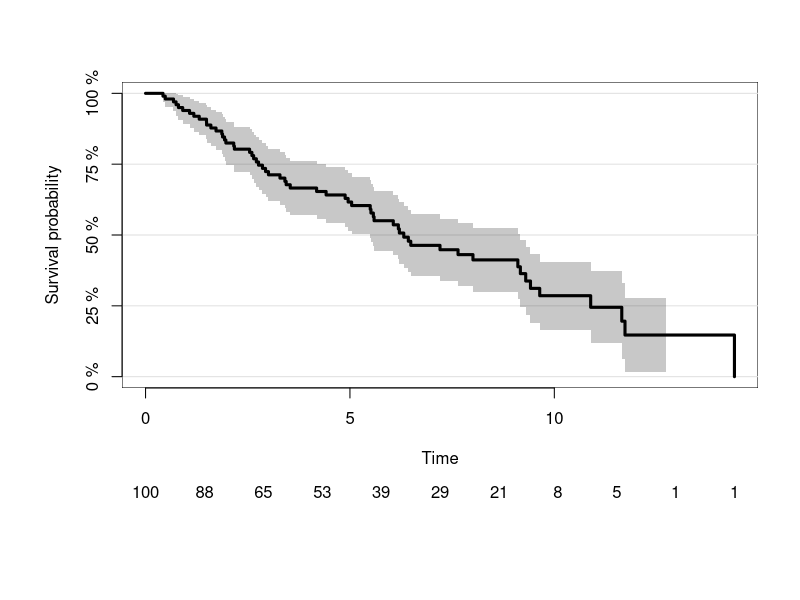
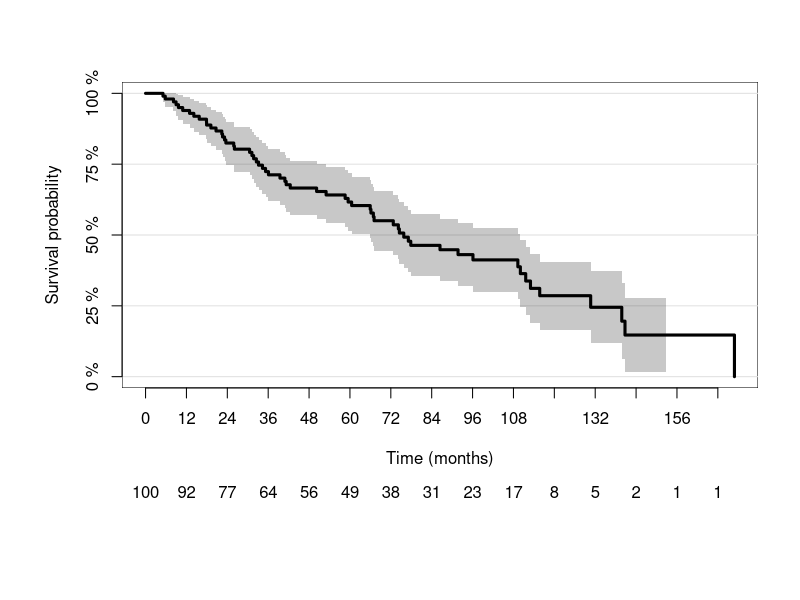
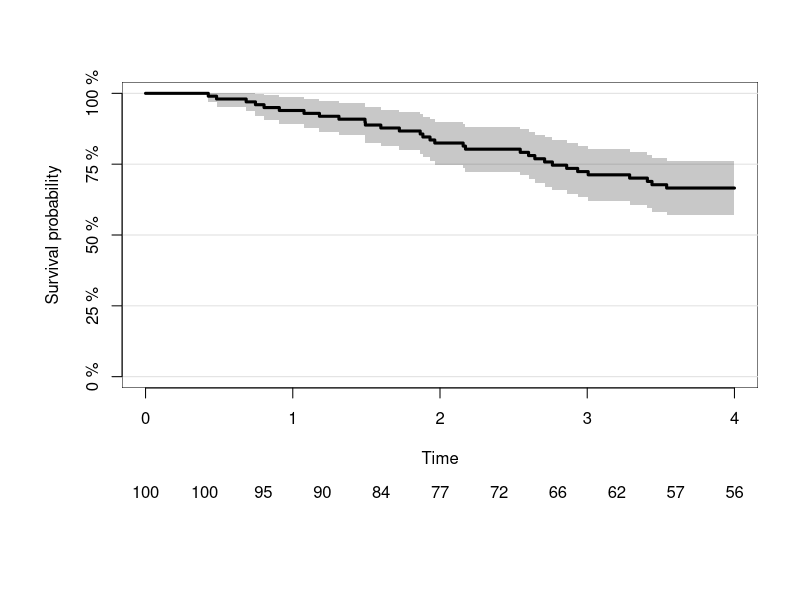
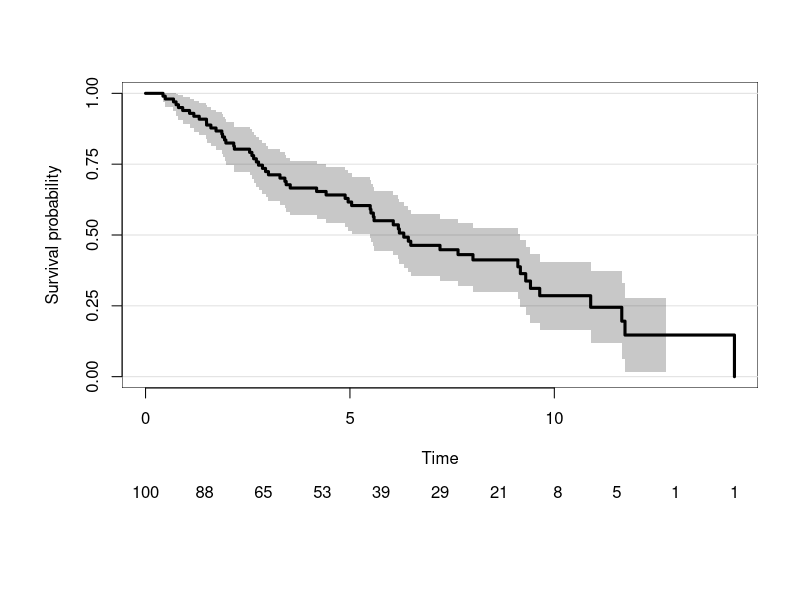
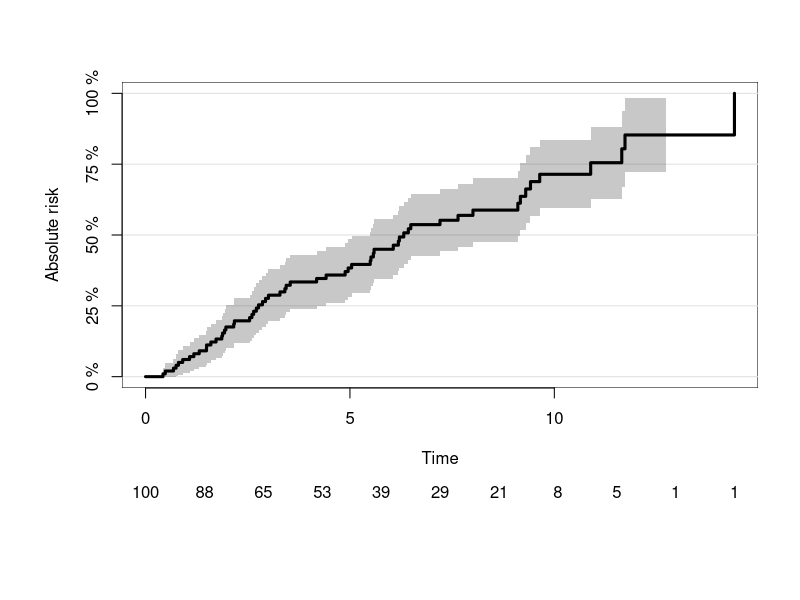
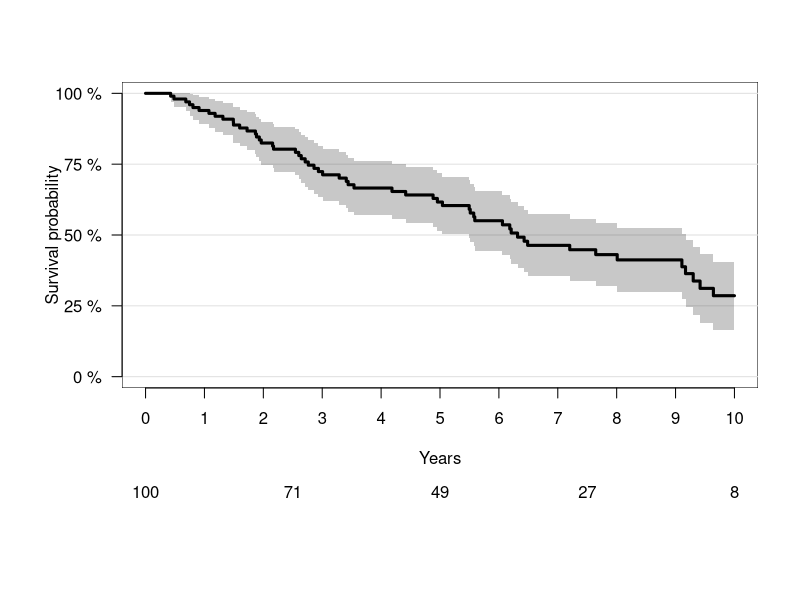
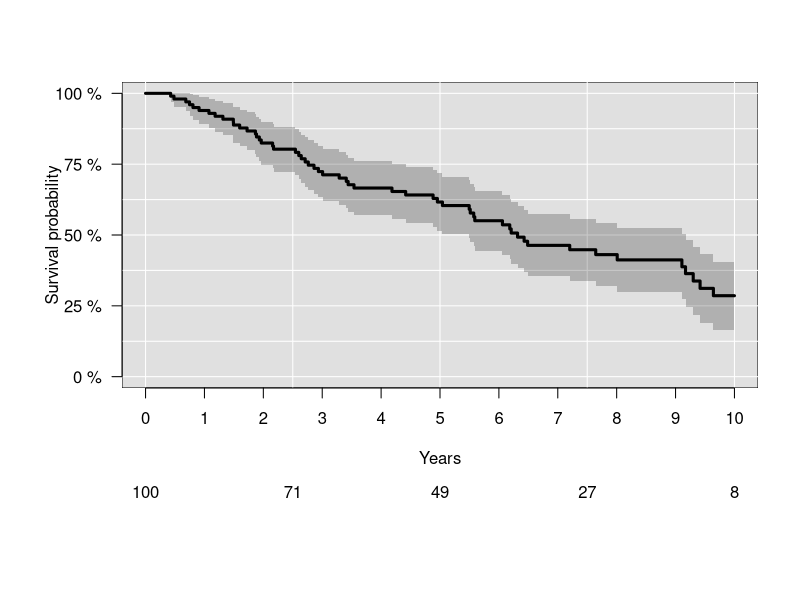
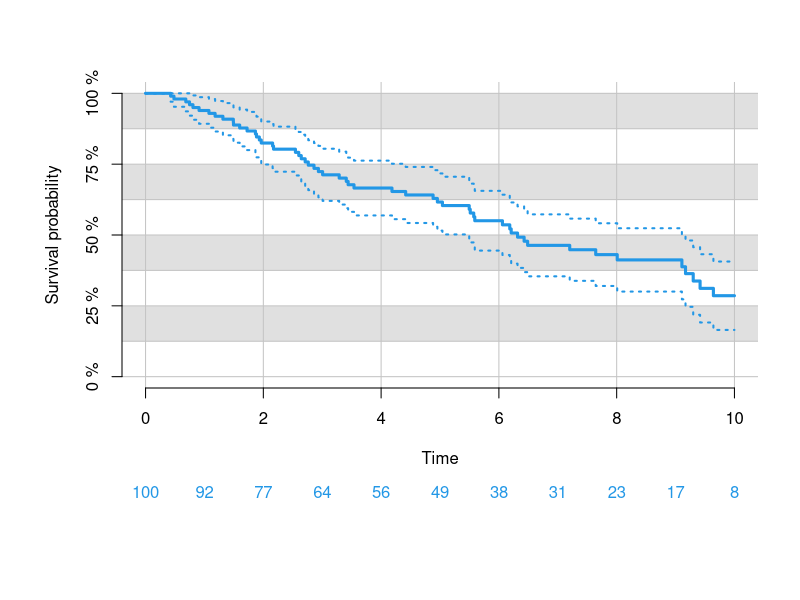

The R script that drew these images, in order: (Note: this script raises an error after producing the figures.)
library(prodlim)


### Name: plot.prodlim
### Title: Plotting event probabilities over time
### Aliases: plot.prodlim lines.prodlim
### Keywords: survival

### ** Examples

## simulate right censored data from a two state model 
set.seed(100)
dat <- SimSurv(100)
# with(dat,plot(Hist(time,status)))

### marginal Kaplan-Meier estimator
kmfit <- prodlim(Hist(time, status) ~ 1, data = dat)
plot(kmfit)

plot(kmfit,timeconverter="years2months")

# change time range
plot(kmfit,xlim=c(0,4))

# change scale of y-axis
plot(kmfit,percent=FALSE)

# mortality instead of survival
plot(kmfit,type="cuminc")

# change axis label and position of ticks
plot(kmfit,
     xlim=c(0,10),
     axis1.at=seq(0,10,1),
     axis1.labels=0:10,
     xlab="Years",
     axis2.las=2,
     atrisk.at=seq(0,10,2.5),
     atrisk.title="")

# change background color
plot(kmfit,
     xlim=c(0,10),
     confint.citype="shadow",
     col=1,
     axis1.at=0:10,
     axis1.labels=0:10,
     xlab="Years",
     axis2.las=2,
     atrisk.at=seq(0,10,2.5),
     atrisk.title="",
     background=TRUE,
     background.fg="white",
     background.horizontal=seq(0,1,.25/2),
     background.vertical=seq(0,10,2.5),
     background.bg=c("gray88"))

# change type of confidence limits
plot(kmfit,
     xlim=c(0,10),
     confint.citype="dots",
     col=4,
     background=TRUE,
     background.bg=c("white","gray88"),
     background.fg="gray77",
     background.horizontal=seq(0,1,.25/2),
     background.vertical=seq(0,10,2))


### Kaplan-Meier in discrete strata
kmfitX <- prodlim(Hist(time, status) ~ X1, data = dat)
plot(kmfitX)
# move legend
plot(kmfitX,legend.x="bottomleft",atRisk.cex=1.3,
     atrisk.title="No. subjects")

## Control the order of strata
## since version 1.5.1 prodlim does  obey the order of
## factor levels
dat$group <- factor(cut(dat$X2,c(-Inf,0,0.5,Inf)),
                    labels=c("High","Intermediate","Low"))
kmfitG <- prodlim(Hist(time, status) ~ group, data = dat)
plot(kmfitG)

## relevel 
dat$group2 <- factor(cut(dat$X2,c(-Inf,0,0.5,Inf)),
                     levels=c("(0.5, Inf]","(0,0.5]","(-Inf,0]"),
                     labels=c("Low","Intermediate","High"))
kmfitG2 <- prodlim(Hist(time, status) ~ group2, data = dat)
plot(kmfitG2)

# add log-rank test to legend
plot(kmfitX,
     atRisk.cex=1.3,
     logrank=TRUE,
     legend.x="topright",
     atrisk.title="at-risk")

# change atrisk labels
plot(kmfitX,
     legend.x="bottomleft",
     atrisk.title="Patients",
     atrisk.cex=0.9,
     atrisk.labels=c("X1=0","X1=1"))

# multiple categorical factors

kmfitXG <- prodlim(Hist(time,status)~X1+group2,data=dat)
plot(kmfitXG,select=1:2)

### Kaplan-Meier in continuous strata
kmfitX2 <- prodlim(Hist(time, status) ~ X2, data = dat)
plot(kmfitX2,xlim=c(0,10))

# specify values of X2 for which to show the curves 
plot(kmfitX2,xlim=c(0,10),newdata=data.frame(X2=c(-1.8,0,1.2)))

### Cluster-correlated data
library(survival)
cdat <- cbind(SimSurv(20),patnr=sample(1:5,size=20,replace=TRUE))
kmfitC <- prodlim(Hist(time, status) ~ cluster(patnr), data = cdat)
plot(kmfitC)
plot(kmfitC,atrisk.labels=c("Units","Patients"))

kmfitC2 <- prodlim(Hist(time, status) ~ X1+cluster(patnr), data = cdat)
plot(kmfitC2)
plot(kmfitC2,atrisk.labels=c("Teeth","Patients","Teeth","Patients"),
     atrisk.col=c(1,1,2,2))


### Cluster-correlated data with strata
n = 50
foo = runif(n)
bar = rexp(n)
baz = rexp(n,1/2)
d = stack(data.frame(foo,bar,baz))
d$cl = sample(10, 3*n, replace=TRUE)
fit = prodlim(Surv(values) ~ ind + cluster(cl), data=d)
plot(fit)


## simulate right censored data from a competing risk model 
datCR <- SimCompRisk(100)
with(datCR,plot(Hist(time,event)))

### marginal Aalen-Johansen estimator
ajfit <- prodlim(Hist(time, event) ~ 1, data = datCR)
plot(ajfit) # same as plot(ajfit,cause=1)

# cause 2
plot(ajfit,cause=2)

# both in one
plot(ajfit,cause=1)
plot(ajfit,cause=2,add=TRUE,col=2)

### stacked plot

plot(ajfit,cause="stacked",select=2)

### stratified Aalen-Johansen estimator
ajfitX1 <- prodlim(Hist(time, event) ~ X1, data = datCR)
plot(ajfitX1)

## add total number at-risk to a stratified curve
ttt = 1:10
plot(ajfitX1,atrisk.at=ttt,col=2:3)
plot(ajfit,add=TRUE,col=1)
atRisk(ajfit,newdata=datCR,col=1,times=ttt,line=3,labels="Total")


## stratified Aalen-Johansen estimator in nearest neighborhoods
## of a continuous variable
ajfitX <- prodlim(Hist(time, event) ~ X1+X2, data = datCR)
plot(ajfitX,newdata=data.frame(X1=c(1,1,0),X2=c(4,10,10)))
plot(ajfitX,newdata=data.frame(X1=c(1,1,0),X2=c(4,10,10)),cause=2)

## stacked plot

plot(ajfitX,
     newdata=data.frame(X1=0,X2=0.1),
     cause="stacked",
     legend.title="X1=0,X2=0.1",
     legend.legend=paste("cause:",getStates(ajfitX$model.response)),
     plot.main="Subject specific stacked plot")
 
